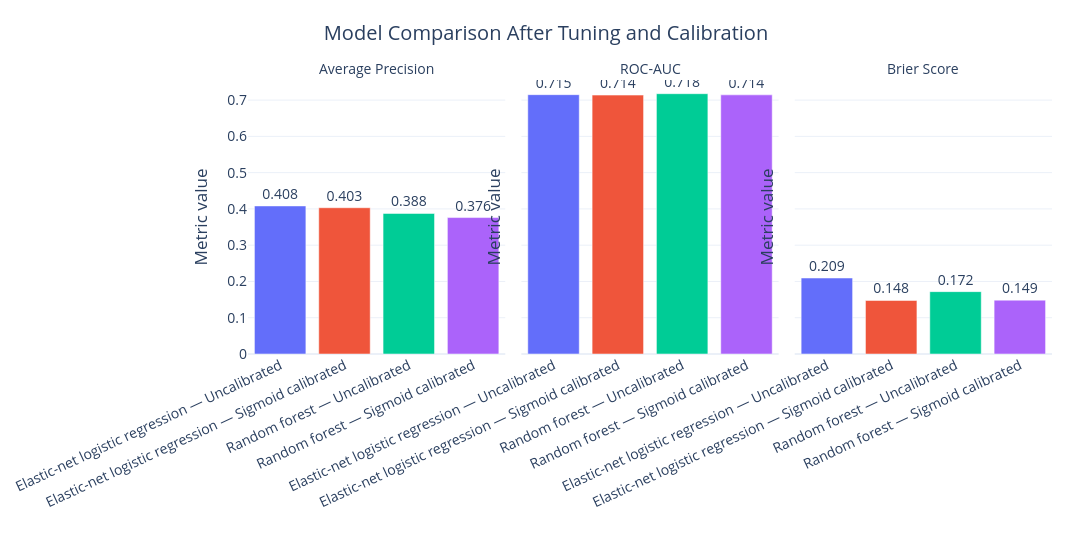

Notebook code cell kept with this figure:
### Code cell
import pandas as pd
import plotly.express as px
from pathlib import Path

# -----------------------------
# File path
# -----------------------------
INPUT_FILE = (
    OUTPUT_DIR
    / "metrics"
    / "development_calibration_comparison.csv")
OUTPUT_HTML = (
    OUTPUT_DIR
    / "figures"
    / "final_storytelling/11_model_comparison_after_tuning_and_calibration.html")
OUTPUT_PNG = (
    OUTPUT_DIR
    / "figures"
    / "final_storytelling/11_model_comparison_after_tuning_and_calibration.png")
OUTPUT_SVG = (
    OUTPUT_DIR
    / "figures"
    / "final_storytelling/11_model_comparison_after_tuning_and_calibration.svg")

OUTPUT_HTML.parent.mkdir(parents=True, exist_ok=True)

# -----------------------------
# Load data
# -----------------------------
df = pd.read_csv(INPUT_FILE)

# Keep only the needed columns
plot_df = df[
    [
        "model",
        "calibration_status",
        "average_precision",
        "roc_auc",
        "brier_score",
    ]
].copy()

# Create a prettier label
plot_df["display_model"] = (
    plot_df["model"]
    + " — "
    + plot_df["calibration_status"]
)

# Reshape for faceted plotting
long_df = plot_df.melt(
    id_vars=["display_model"],
    value_vars=["average_precision", "roc_auc", "brier_score"],
    var_name="metric",
    value_name="value",
)

# Friendly metric names
metric_labels = {
    "average_precision": "Average Precision",
    "roc_auc": "ROC-AUC",
    "brier_score": "Brier Score",
}

long_df["metric"] = long_df["metric"].map(metric_labels)

# Order of models
model_order = [
    "Elastic-net logistic regression — Uncalibrated",
    "Elastic-net logistic regression — Sigmoid calibrated",
    "Random forest — Uncalibrated",
    "Random forest — Sigmoid calibrated",
]

long_df["display_model"] = pd.Categorical(
    long_df["display_model"],
    categories=model_order,
    ordered=True,
)

# -----------------------------
# Plot
# -----------------------------
fig = px.bar(
    long_df,
    x="display_model",
    y="value",
    color="display_model",
    facet_col="metric",
    category_orders={"display_model": model_order},
    text="value",
    title="Model Comparison After Tuning and Calibration",
)

fig.update_traces(
    texttemplate="%{text:.3f}",
    textposition="outside",
)

fig.update_layout(
    template="plotly_white",
    showlegend=False,
    height=550,
    width=1800,
    title_x=0.5,
    font=dict(size=14),
    margin=dict(t=80, l=40, r=40, b=120),
)

fig.update_xaxes(
    title_text="",
    tickangle=-25,
)

fig.update_yaxes(title_text="Metric value")

# Improve facet titles
fig.for_each_annotation(
    lambda a: a.update(text=a.text.split("=")[-1])
)

# Optional: different y-axis ranges per panel
# (kept automatic for simplicity)

# -----------------------------
# Save
# -----------------------------
fig.write_html(OUTPUT_HTML)
fig.write_image(OUTPUT_PNG, scale=2)
fig.write_image(OUTPUT_SVG)

fig.show()

### Figure 1 — Plotly figure (JSON) as saved in the notebook; plotly's stock layout.template omitted (floating-point values rounded to 4 significant figures)
{"data": [{"hovertemplate": "display_model=%{x}<br>metric=Average Precision<br>value=%{text}<extra></extra>", "legendgroup": "Elastic-net logistic regression — Uncalibrated", "marker": {"color": "#636efa", "pattern": {"shape": ""}}, "name": "Elastic-net logistic regression — Uncalibrated", "orientation": "v", "showlegend": true, "text": [0.4082], "textposition": "outside", "texttemplate": "%{text:.3f}", "type": "bar", "x": ["Elastic-net logistic regression — Uncalibrated"], "xaxis": "x", "y": [0.4082], "yaxis": "y"}, {"hovertemplate": "display_model=%{x}<br>metric=ROC-AUC<br>value=%{text}<extra></extra>", "legendgroup": "Elastic-net logistic regression — Uncalibrated", "marker": {"color": "#636efa", "pattern": {"shape": ""}}, "name": "Elastic-net logistic regression — Uncalibrated", "orientation": "v", "showlegend": false, "text": [0.7149], "textposition": "outside", "texttemplate": "%{text:.3f}", "type": "bar", "x": ["Elastic-net logistic regression — Uncalibrated"], "xaxis": "x2", "y": [0.7149], "yaxis": "y2"}, {"hovertemplate": "display_model=%{x}<br>metric=Brier Score<br>value=%{text}<extra></extra>", "legendgroup": "Elastic-net logistic regression — Uncalibrated", "marker": {"color": "#636efa", "pattern": {"shape": ""}}, "name": "Elastic-net logistic regression — Uncalibrated", "orientation": "v", "showlegend": false, "text": [0.2095], "textposition": "outside", "texttemplate": "%{text:.3f}", "type": "bar", "x": ["Elastic-net logistic regression — Uncalibrated"], "xaxis": "x3", "y": [0.2095], "yaxis": "y3"}, {"hovertemplate": "display_model=%{x}<br>metric=Average Precision<br>value=%{text}<extra></extra>", "legendgroup": "Elastic-net logistic regression — Sigmoid calibrated", "marker": {"color": "#EF553B", "pattern": {"shape": ""}}, "name": "Elastic-net logistic regression — Sigmoid calibrated", "orientation": "v", "showlegend": true, "text": [0.4032], "textposition": "outside", "texttemplate": "%{text:.3f}", "type": "bar", "x": ["Elastic-net logistic regression — Sigmoid calibrated"], "xaxis": "x", "y": [0.4032], "yaxis": "y"}, {"hovertemplate": "display_model=%{x}<br>metric=ROC-AUC<br>value=%{text}<extra></extra>", "legendgroup": "Elastic-net logistic regression — Sigmoid calibrated", "marker": {"color": "#EF553B", "pattern": {"shape": ""}}, "name": "Elastic-net logistic regression — Sigmoid calibrated", "orientation": "v", "showlegend": false, "text": [0.7137], "textposition": "outside", "texttemplate": "%{text:.3f}", "type": "bar", "x": ["Elastic-net logistic regression — Sigmoid calibrated"], "xaxis": "x2", "y": [0.7137], "yaxis": "y2"}, {"hovertemplate": "display_model=%{x}<br>metric=Brier Score<br>value=%{text}<extra></extra>", "legendgroup": "Elastic-net logistic regression — Sigmoid calibrated", "marker": {"color": "#EF553B", "pattern": {"shape": ""}}, "name": "Elastic-net logistic regression — Sigmoid calibrated", "orientation": "v", "showlegend": false, "text": [0.1476], "textposition": "outside", "texttemplate": "%{text:.3f}", "type": "bar", "x": ["Elastic-net logistic regression — Sigmoid calibrated"], "xaxis": "x3", "y": [0.1476], "yaxis": "y3"}, {"hovertemplate": "display_model=%{x}<br>metric=Average Precision<br>value=%{text}<extra></extra>", "legendgroup": "Random forest — Uncalibrated", "marker": {"color": "#00cc96", "pattern": {"shape": ""}}, "name": "Random forest — Uncalibrated", "orientation": "v", "showlegend": true, "text": [0.3875], "textposition": "outside", "texttemplate": "%{text:.3f}", "type": "bar", "x": ["Random forest — Uncalibrated"], "xaxis": "x", "y": [0.3875], "yaxis": "y"}, {"hovertemplate": "display_model=%{x}<br>metric=ROC-AUC<br>value=%{text}<extra></extra>", "legendgroup": "Random forest — Uncalibrated", "marker": {"color": "#00cc96", "pattern": {"shape": ""}}, "name": "Random forest — Uncalibrated", "orientation": "v", "showlegend": false, "text": [0.7176], "textposition": "outside", "texttemplate": "%{text:.3f}", "type": "bar", "x": ["Random forest — Uncalibrated"], "xaxis": "x2", "y": [0.7176], "yaxis": "y2"}, {"hovertemplate": "display_model=%{x}<br>metric=Brier Score<br>value=%{text}<extra></extra>", "legendgroup": "Random forest — Uncalibrated", "marker": {"color": "#00cc96", "pattern": {"shape": ""}}, "name": "Random forest — Uncalibrated", "orientation": "v", "showlegend": false, "text": [0.1719], "textposition": "outside", "texttemplate": "%{text:.3f}", "type": "bar", "x": ["Random forest — Uncalibrated"], "xaxis": "x3", "y": [0.1719], "yaxis": "y3"}, {"hovertemplate": "display_model=%{x}<br>metric=Average Precision<br>value=%{text}<extra></extra>", "legendgroup": "Random forest — Sigmoid calibrated", "marker": {"color": "#ab63fa", "pattern": {"shape": ""}}, "name": "Random forest — Sigmoid calibrated", "orientation": "v", "showlegend": true, "text": [0.3761], "textposition": "outside", "texttemplate": "%{text:.3f}", "type": "bar", "x": ["Random forest — Sigmoid calibrated"], "xaxis": "x", "y": [0.3761], "yaxis": "y"}, {"hovertemplate": "display_model=%{x}<br>metric=ROC-AUC<br>value=%{text}<extra></extra>", "legendgroup": "Random forest — Sigmoid calibrated", "marker": {"color": "#ab63fa", "pattern": {"shape": ""}}, "name": "Random forest — Sigmoid calibrated", "orientation": "v", "showlegend": false, "text": [0.7144], "textposition": "outside", "texttemplate": "%{text:.3f}", "type": "bar", "x": ["Random forest — Sigmoid calibrated"], "xaxis": "x2", "y": [0.7144], "yaxis": "y2"}, {"hovertemplate": "display_model=%{x}<br>metric=Brier Score<br>value=%{text}<extra></extra>", "legendgroup": "Random forest — Sigmoid calibrated", "marker": {"color": "#ab63fa", "pattern": {"shape": ""}}, "name": "Random forest — Sigmoid calibrated", "orientation": "v", "showlegend": false, "text": [0.1485], "textposition": "outside", "texttemplate": "%{text:.3f}", "type": "bar", "x": ["Random forest — Sigmoid calibrated"], "xaxis": "x3", "y": [0.1485], "yaxis": "y3"}], "layout": {"annotations": [{"font": {}, "showarrow": false, "text": "Average Precision", "x": 0.16, "xanchor": "center", "xref": "paper", "y": 1, "yanchor": "bottom", "yref": "paper"}, {"font": {}, "showarrow": false, "text": "ROC-AUC", "x": 0.5, "xanchor": "center", "xref": "paper", "y": 1, "yanchor": "bottom", "yref": "paper"}, {"font": {}, "showarrow": false, "text": "Brier Score", "x": 0.84, "xanchor": "center", "xref": "paper", "y": 1, "yanchor": "bottom", "yref": "paper"}], "barmode": "relative", "font": {"size": 14}, "height": 550, "legend": {"title": {"text": "display_model"}, "tracegroupgap": 0}, "margin": {"b": 120, "l": 40, "r": 40, "t": 80}, "showlegend": false, "title": {"text": "Model Comparison After Tuning and Calibration", "x": 0.5}, "width": 1800, "xaxis": {"anchor": "y", "categoryarray": ["Elastic-net logistic regression — Uncalibrated", "Elastic-net logistic regression — Sigmoid calibrated", "Random forest — Uncalibrated", "Random forest — Sigmoid calibrated"], "categoryorder": "array", "domain": [0, 0.32], "tickangle": -25, "title": {"text": ""}}, "xaxis2": {"anchor": "y2", "categoryarray": ["Elastic-net logistic regression — Uncalibrated", "Elastic-net logistic regression — Sigmoid calibrated", "Random forest — Uncalibrated", "Random forest — Sigmoid calibrated"], "categoryorder": "array", "domain": [0.34, 0.66], "matches": "x", "tickangle": -25, "title": {"text": ""}}, "xaxis3": {"anchor": "y3", "categoryarray": ["Elastic-net logistic regression — Uncalibrated", "Elastic-net logistic regression — Sigmoid calibrated", "Random forest — Uncalibrated", "Random forest — Sigmoid calibrated"], "categoryorder": "array", "domain": [0.68, 1.0], "matches": "x", "tickangle": -25, "title": {"text": ""}}, "yaxis": {"anchor": "x", "domain": [0, 1], "title": {"text": "Metric value"}}, "yaxis2": {"anchor": "x2", "domain": [0, 1], "matches": "y", "showticklabels": false, "title": {"text": "Metric value"}}, "yaxis3": {"anchor": "x3", "domain": [0, 1], "matches": "y", "showticklabels": false, "title": {"text": "Metric value"}}}}
